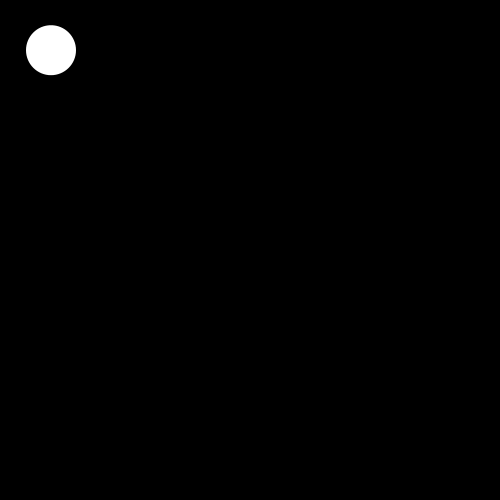
Frame 1 (no input)
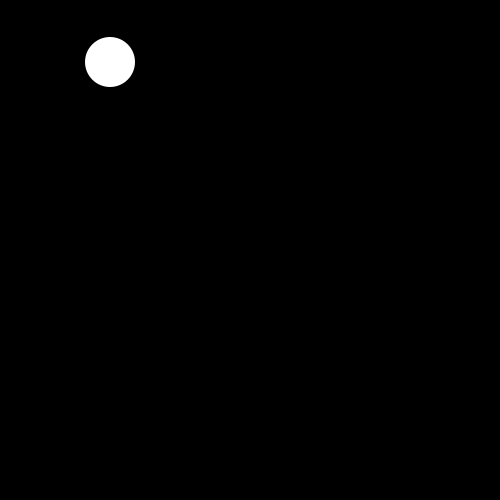
Frame 60 (the mouse pressed at the canvas centre just before this capture)
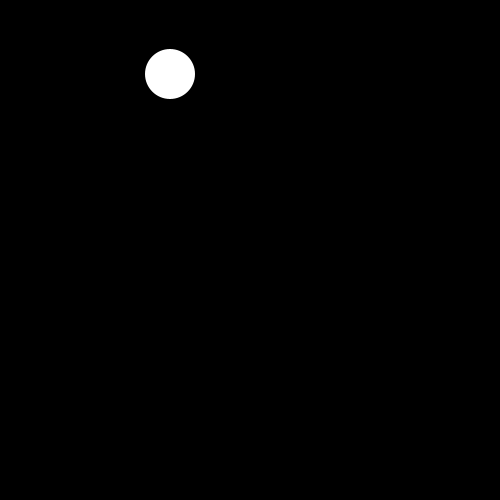
Frame 120 (the mouse held since frame 60 and released just before this capture)

The Processing sketch that drew these frames (run headless with seeded random() and noise(); from frame 60 on, the mouse is pressed at the canvas centre):

// Processing sketch: processing_155937
// ── processing_155937.pde


float eX= width/2;
float eY =height/2;
float diameter =width*.9;

void setup(){
size(500,500);
noStroke();
frameRate(40);
}

void draw(){
  background(0);
  
  eX= eX+1;
  eY= eY+0.2;

fill(255);
println(diameter); 
ellipse (eX,eY,50,50);
 

if(eX > width) {
    eX = 0;
  }
  if(eY > width) {
    eY = 0;
  }
}
